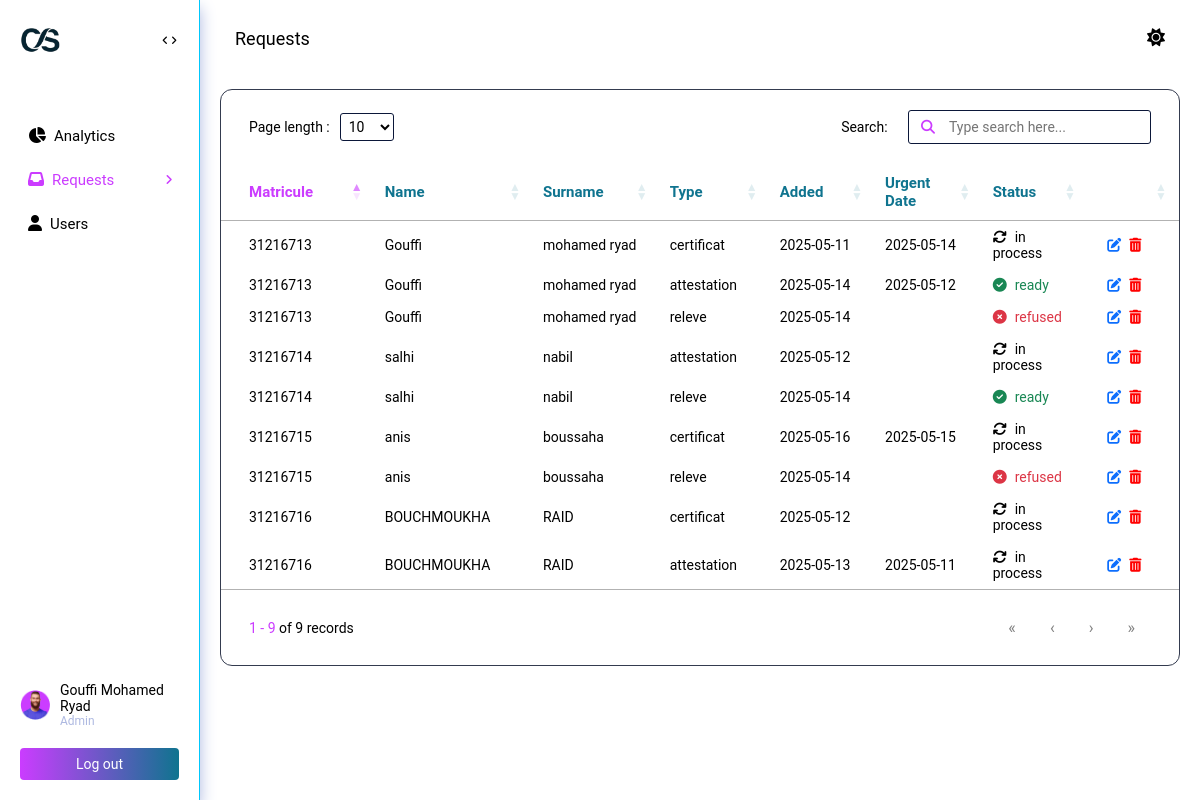
Screenshot of /requests.php (signed in) with the database file from the repository.
### tables this page shows
CREATE TABLE `user` (
  `id` bigint(20) UNSIGNED NOT NULL,
  `fullname` varchar(255) NOT NULL,
  `email` varchar(255) NOT NULL,
  `password` varchar(1000) NOT NULL,
  `role` enum('admin','teacher') NOT NULL
);

CREATE TABLE `user_table` (
  `id` bigint(20) UNSIGNED NOT NULL,
  `matricule` bigint(20) NOT NULL,
  `password` varchar(1000) NOT NULL,
  `name` varchar(255) NOT NULL,
  `surname` varchar(255) NOT NULL,
  `styear` int(11) NOT NULL
);

CREATE TABLE `demandes` (
  `id` bigint(20) UNSIGNED NOT NULL,
  `typefichier` varchar(255) NOT NULL,
  `addon` date NOT NULL,
  `email` varchar(255) DEFAULT NULL,
  `numerotlfn` varchar(255) DEFAULT NULL,
  `descriptions` varchar(255) DEFAULT NULL,
  `urgent` tinyint(1) DEFAULT NULL,
  `urgentdate` date DEFAULT NULL,
  `observation` varchar(255) DEFAULT NULL,
  `statu` varchar(100) NOT NULL,
  `foreign_key` int(11) NOT NULL
);

### php/admins.php (called while the page is built, shortened)
<?php
class Admins {
    private $conn;
    private $table = 'user';
    public function __construct($db) {
        $this->conn = $db;
    }
    public function admin_data($email) {
        $sql = $this->conn->prepare("SELECT * FROM {$this->table} WHERE email = ?");
        $sql->bindParam(1, $email, PDO::PARAM_STR);
        $sql->execute();
        $result = $sql->fetch(PDO::FETCH_ASSOC);
        return $result;
    }
}
?>

### php/demandes.php (called while the page is built, shortened)
<?php
class Demandes {
    private $conn;
    public function __construct($db) {
        $this->conn = $db;
    }
    public function all_demandes($level) {
        $query = "SELECT
        user_table.matricule,
        user_table.name,
        user_table.surname,
        demandes.id,
        demandes.typefichier,
        demandes.addon,
        demandes.email,
        demandes.numerotlfn,
        demandes.observation,
        demandes.urgentdate,
        demandes.statu
        FROM user_table
        JOIN demandes ON user_table.matricule = demandes.foreign_key";
        $sql = $this->conn->prepare($query);
        $sql->execute();
        $result = $sql->fetchAll(PDO::FETCH_ASSOC);
        return $result;
    }
}
?>

### requests.php (the view, shortened to what this page needs)
<?php
    require 'php/demandes.php';
    require 'php/admins.php';
    $db = new Database();
    $dbconn = $db->connect();
    $demandes = new Demandes($dbconn);
?>
<!DOCTYPE html>
<html lang="en">
<head>
    <link href="css/normalize.css" rel="stylesheet" />
    <link rel="stylesheet" href="libs/bootstrapv5/bootstrap.min.css">
    <link href="css/all.min.css" rel="stylesheet" />
    <link href="css/global.css" rel="stylesheet" />
    <link rel="stylesheet" href="libs/datatable/dataTables.css">
    <link rel="stylesheet" href="css/sidemenu.css">
    <link rel="stylesheet" href="css/requests.css">
</head>
<body class="d-flex">
    <div class="side-menu" id="side-menu">
        <div class="header">
            <a href="home.php" id="logo"><img src="picts/departement/logo1removed.png" alt=""></a>
            <div class="minimize" id="minimize">
                <i class="fa-solid fa-angle-left"></i>
                <i class="fa-solid fa-angle-right"></i>
            </div>
        </div>
        <nav>
            <ul class="nav-header">
                <a  href="analytics.php">
                    <li>
                        <i class="fa-solid fa-chart-pie"></i><span>Analytics</span>
                    </li>
                </a>
                <a class="extend active" data-val="requests">
                    <li>
                        <i class="fa-solid fa-inbox"></i><span>Requests</span>
                        <i class="fa-solid fa-angle-right"></i>
                    </li>
                </a>
                <a href="adminsgestion.php"><li><i class="fa-solid fa-user"></i><span>Users</span></li></a>
            </ul>
            <div class="nav-footer">
                <div id="admin" class="admin">
                    <img src="picts/user.png" alt="">
                    <div class="coords">
                    <?php
                            $dbconn = $db->connect();
                            $admin = new Admins($dbconn);
                            $result = $admin->admin_data($_SESSION["email"]);
                            echo "<span>$result[fullname]</span>";
                        ?>
                        <span>Admin</span>
                    </div>
                </div>
                <a class="logout" href="php/logout.php?admin=1"><i class="fa-solid fa-arrow-right-from-bracket"></i><span>Log out</span></a>
            </div>
        </nav>
    </div>
    <main>
        <div class="header">
            <span>Requests</span>
            <i id="sun" class="fa-solid fa-sun active"></i>
        </div>
        <div class="all">
            <table id="tablerequest">
                <thead>
                    <tr>
                        <th>Matricule</th>
                        <th>Name</th>
                        <th>Surname</th>
                        <th>Type</th>
                        <th>Added</th>
                        <th>Urgent Date</th>
                        <th>Status</th>
                        <th></th>
                    </tr>
                </thead>
                <tbody>
                    <?php
                        $result = $demandes->all_demandes($_GET["level"]);
                        foreach($result as $key=>$value){
                            echo "<tr data-request-id='$value[id]'>";
                            foreach($value as $k=>$val){
                                if($k==="id"){
                                    continue;
                                }
                                else if($k==="statu"){
                                    switch ($val) {
                                        case 'ready':
                                            echo "<td class='text-success'><i class=' fa-solid fa-circle-check'></i><span>ready</span></td>";
                                            break;
                                        case 'refused':
                                            echo '<td class=\'text-danger\'><i class=" fa-solid fa-circle-xmark"></i></i><span>refused</span></td>';
                                            break;
                                        default:
                                            echo '<td ><i class=" fa-solid fa-arrows-rotate"></i><span>in process</span></td>';
                                            break;
                                    }
                                }
                                else{
                                    echo "<td>$val</td>";
                                }
                            };
                            echo "<td>
                                    <div class=\"options\">
                                        <i data-bs-toggle=\"modal\" data-bs-target=\"#editRequest\" class=\"fa-solid text-primary fa-pen-to-square\"></i>
                                        <i data-bs-toggle=\"modal\" data-bs-target=\"#deleteRequest\" class=\"fa-solid fa-trash-can\"></i>
                                    </div>
                                </td>";
                            echo "</tr>";
                        }
                    ?>
                </tbody>
            </table>
        </div>
    </main>
</body>
</html>

### css/global.css (style rules this page uses)
* { box-sizing: border-box; margin: 0; padding: 0; }
:root { --prime-color: #0f748f; --second-color: #00c7fc; --mediafire: #0077FF; --notion-one: #202020; --notion-two: #191919; --onelove: #161515; --logo1: #00C7FC; --logo2: #0F748F; --bg-color: #081028; --gray:#AEB9E1; --logo3:#CB3CFF; --bg-secondary:#0A1330; --white:white; --border:#343B4F; --charts-bg:#0B1739; --bg-color-light: white; --bg-secondary-light:#eee; --black:black; }
html { scroll-behavior: smooth; }
body { line-height: initial; }
ul { padding: 0px; margin: 0px; }
ul { list-style: none; }
a { text-decoration: none; color: inherit; }

### libs/datatable/dataTables.css (style rules this page uses)
:root { --dt-row-selected: 13, 110, 253; --dt-row-selected-text: 255, 255, 255; --dt-row-selected-link: 9, 10, 11; --dt-row-stripe: 0, 0, 0; --dt-row-hover: 0, 0, 0; --dt-column-ordering: 0, 0, 0; --dt-html-background: white; }
table.dataTable thead > tr > th.dt-orderable-asc, table.dataTable thead > tr > th.dt-orderable-desc, table.dataTable thead > tr > th.dt-ordering-asc, table.dataTable thead > tr > th.dt-ordering-desc, table.dataTable thead > tr > td.dt-orderable-asc, table.dataTable thead > tr > td.dt-orderable-desc, table.dataTable thead > tr > td.dt-ordering-asc, table.dataTable thead > tr > td.dt-ordering-desc { position: relative; padding-right: 30px; }
table.dataTable thead > tr > th.dt-orderable-asc, table.dataTable thead > tr > th.dt-orderable-desc, table.dataTable thead > tr > td.dt-orderable-asc, table.dataTable thead > tr > td.dt-orderable-desc { cursor: pointer; }
table.dataTable th, table.dataTable td { box-sizing: border-box; }
table.dataTable th.dt-type-numeric, table.dataTable th.dt-type-date, table.dataTable td.dt-type-numeric, table.dataTable td.dt-type-date { text-align: right; }
table.dataTable thead th, table.dataTable thead td, table.dataTable tfoot th, table.dataTable tfoot td { text-align: left; }
table.dataTable { width: 100%; margin: 0 auto; border-spacing: 0; }
table.dataTable thead th, table.dataTable tfoot th { font-weight: bold; }
table.dataTable > thead > tr > th, table.dataTable > thead > tr > td { padding: 10px; border-bottom: 1px solid rgba(0, 0, 0, 0.3); }
table.dataTable > tbody > tr { background-color: transparent; }
table.dataTable > tbody > tr:first-child > * { border-top: none; }
table.dataTable > tbody > tr:last-child > * { border-bottom: none; }
table.dataTable > tbody > tr > th, table.dataTable > tbody > tr > td { padding: 8px 10px; }
div.dt-container div.dt-layout-full > *:only-child { margin-left: auto; margin-right: auto; }
div.dt-container.dt-empty-footer tbody > tr:last-child > * { border-bottom: 1px solid rgba(0, 0, 0, 0.3); }

### css/requests.css (style rules this page uses)
main.light { --bg-color: white; --bg-secondary: white; --white:black; --black:black; color: var(--black); }
main { padding: 28px 20px; color: var(--gray); }
main .header { display: flex; justify-content: space-between; align-items: center; padding: 0px 15px; color: white; margin-bottom: 40px; }
main.light .header { color: black; }
main .header span { font-size: 18px; user-select: none; }
main .header i { font-size: 18px; cursor: pointer; color: var(--logo2); }
main.light .header i { color: var(--black); }
main .all { background-color: var(--bg-secondary); border-radius: 12px; box-shadow: 1px 1px 1px 0px #101934; border: solid 0.6px #343B4F; }
main.light .all { box-shadow: 0px 0px 0px 0px #101934; }
.dt-type-numeric ,.dt-type-date { text-align: start !important; }
main table { display: none; }
main table thead { color: white; font-size: 15px; background-color: var(--bg-secondary); }
main.light table thead { color: var(--logo2); }
main table th[aria-sort] { color: var(--logo3); }
main table tbody { font-size: 14px; }
main table tbody td:first-of-type, main table thead th:first-of-type { padding-left: 28px; }
main table tbody td:last-of-type,main table thead th:last-of-type { padding-right: 28px; }
main table tbody tr:nth-child(odd) { background-color: var(--bg-color); }
main tbody tr td i { cursor: pointer; }
main tbody .fa-circle-check, main tbody .fa-arrows-rotate, main tbody .fa-circle-xmark { margin-right: 8px !important; cursor: initial; }
main tbody tr td i.fa-trash-can { color: red; margin-left: 8px; }
main table tbody div.options { display: flex; align-items: center; justify-content: center; }
.fa-sun, .fa-moon { display: none; position: absolute; right: 35px; top: 29px; font-size: 18px; color: var(--logo2); cursor: pointer; }
.fa-sun.active, .fa-moon.active { display: block; }

### rows the page displays
user: fullname "Gouffi Mohamed Ryad"
user_table: matricule "31216713", name "Gouffi", surname "mohamed ryad", demandes.typefichier "certificat", demandes.addon "2025-05-11", demandes.urgentdate "2025-05-14", demandes.typefichier "attestation", demandes.addon "2025-05-14", demandes.urgentdate "2025-05-12", demandes.typefichier "releve"
user_table: matricule "31216714", name "salhi", surname "nabil", demandes.typefichier "attestation", demandes.addon "2025-05-12", demandes.typefichier "releve", demandes.addon "2025-05-14"
user_table: matricule "31216715", name "anis", surname "boussaha", demandes.typefichier "certificat", demandes.addon "2025-05-16", demandes.urgentdate "2025-05-15", demandes.typefichier "releve", demandes.addon "2025-05-14"
user_table: matricule "31216716", name "BOUCHMOUKHA", surname "RAID", demandes.typefichier "certificat", demandes.addon "2025-05-12", demandes.typefichier "attestation", demandes.addon "2025-05-13", demandes.urgentdate "2025-05-11"
